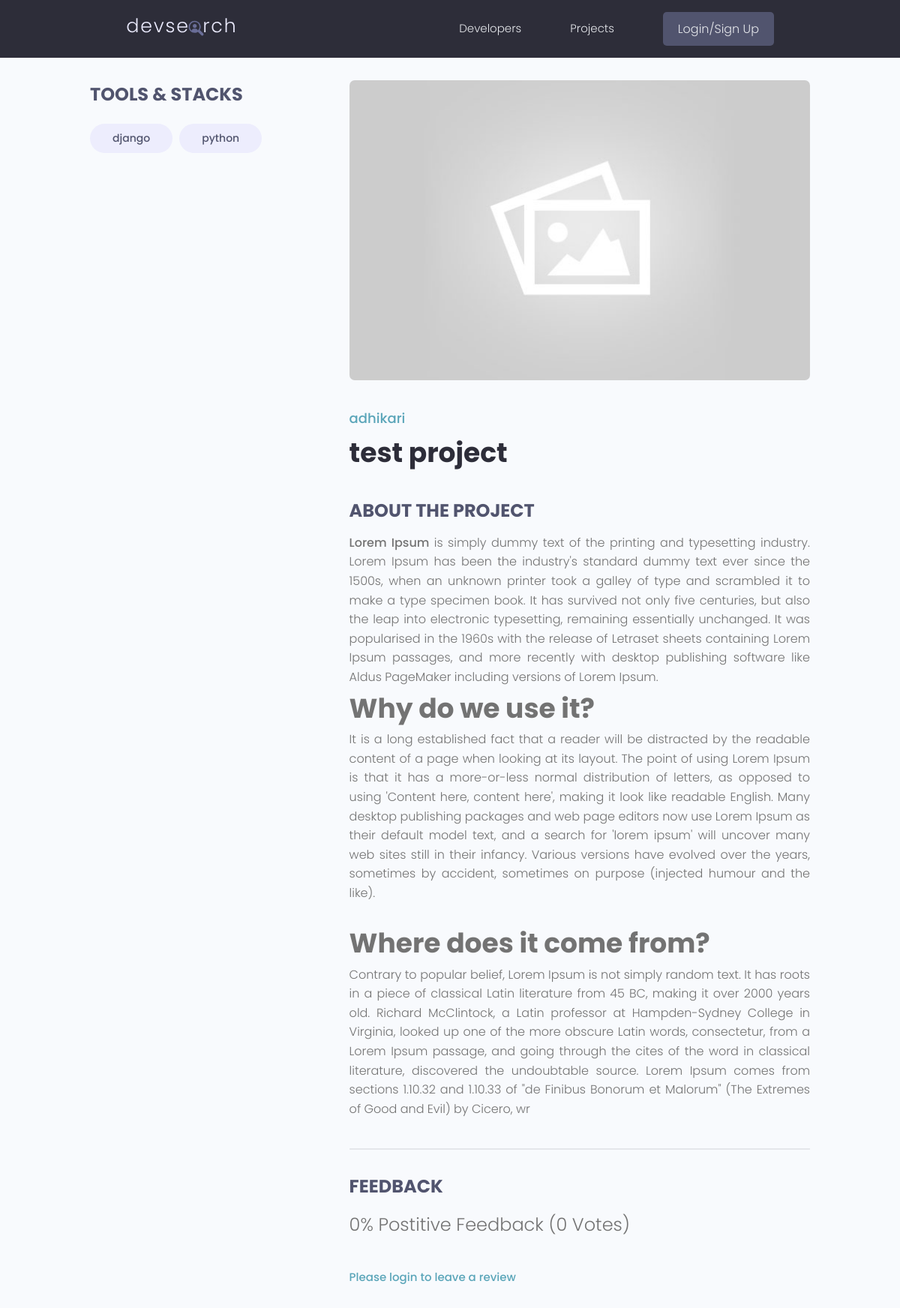
The app's page /projects/project/bb5c6d1f-63c9-4e24-bcb2-cb483d3947f3 with its own data.
### projects/models.py (models this page shows, shortened)
class Tag(models.Model):
    name = models.CharField(max_length=200)
    created = models.DateTimeField(auto_now_add=True)
    id = models.UUIDField(default=uuid.uuid4, unique=True,
                          primary_key=True, editable=False)
    def __str__(self):
        return self.name

class Project(models.Model):
    owner = models.ForeignKey(
        Profile, null=True, blank=True, on_delete=models.CASCADE)
    title = models.CharField(max_length=200)
    description = RichTextUploadingField(null=True, blank=True)
    featured_image = models.ImageField(
        null=True, blank=True, default="default.jpg")
    demo_link = models.TextField(max_length=2000, null=True, blank=True)
    source_link = models.TextField(max_length=2000, null=True, blank=True)
    tags = models.ManyToManyField('Tag', blank=True)
    vote_total = models.IntegerField(default=0, null=True, blank=True)
    vote_ratio = models.IntegerField(default=0, null=True, blank=True)
    created = models.DateTimeField(auto_now_add=True)
    id = models.UUIDField(default=uuid.uuid4, unique=True,
                          primary_key=True, editable=False)
    class Meta:
        ordering = ['-vote_ratio', '-vote_total', 'title']
    @property
    def imageURL(self):
        try:
            url = self.featured_image.url
        except:
            url = ''
        return url
    @property
    def reviewers(self):
        queryset = self.review_set.all().values_list('owner__id', flat=True)
        return queryset

### users/models.py (models this page shows, shortened)
class Profile(models.Model):
    user = models.OneToOneField(
        User, on_delete=models.CASCADE, null=True, blank=True)
    name = models.CharField(max_length=200, blank=True, null=True)
    email = models.EmailField(max_length=500, blank=True, null=True)
    username = models.CharField(max_length=200, blank=True, null=True)
    location = models.CharField(max_length=200, blank=True, null=True)
    short_intro = models.CharField(max_length=200, blank=True, null=True)
    bio = models.TextField(blank=True, null=True)
    profile_image = models.ImageField(
        blank=True, null=True, upload_to='profiles/', default="profiles/user-default.png")
    social_github = models.CharField(max_length=200, blank=True, null=True)
    social_twitter = models.CharField(max_length=200, blank=True, null=True)
    social_linkedin = models.CharField(max_length=200, blank=True, null=True)
    social_youtube = models.CharField(max_length=200, blank=True, null=True)
    social_website = models.CharField(max_length=200, blank=True, null=True)
    social_facebook = models.CharField(max_length=200, blank=True, null=True)
    created = models.DateTimeField(auto_now_add=True)
    id = models.UUIDField(default=uuid.uuid4, unique=True,
                          primary_key=True, editable=False)
    def __str__(self):
        return str(self.user.username)
    class Meta:
        ordering = ['created']

### projects/views.py (the view, shortened to what this page needs)
# urls.py: path('project/<str:pk>', views.project, name="project"),
def project(request, pk):
    projectObj = Project.objects.get(id=pk)
    form = ReviewForm()
    context = {'project': projectObj, 'form': form}
    return render(request, 'projects/single-project.html', context)

### projects/templates/projects/single-project.html (shortened to what this page needs)
{% extends 'main.html' %}
{% block content %}
<body>
  <main class="singleProject my-md">
    <div class="container">
      <div class="layout">
        <div class="column column--1of3">
          <h3 class="singleProject__subtitle">Tools & Stacks</h3>
          <div class="singleProject__toolStack">
            {% for tag in project.tags.all %}
            <span class="tag tag--pill tag--sub tag--lg">
              <small>{{tag}}</small>
            </span>
            {% endfor %}
          </div>
        </div>
        <div class="column column--2of3">
          <img class="singleProject__preview" src="{{ project.imageURL }}" alt="portfolio thumbnail" />
          <a href="{% url 'user-profile' project.owner.id %}" class="singleProject__developer">{{project.owner}}</a>
          <h2 class="singleProject__title">{{project.title}}</h2>
          <h3 class="singleProject__subtitle">About the Project</h3>
          <div class="singleProject__info">
            {{project.description|safe}}
          </div>
          <div class="comments">
            <h3 class="singleProject__subtitle">Feedback</h3>
            <h5 class="project--rating">
              {{project.vote_ratio}}% Postitive Feedback ({{project.vote_total}}
              Vote{{project.vote_total|pluralize:"s"}})
            </h5>
            {% if request.user.profile.id in project.reviewers %}
            <p>You have already submitted your review for this project</p>
            {% elif request.user.profile == project.owner %}
            <p>You can't review your own project </p>
            {% else %}
            <a href="{% url 'login' %}?next={{request.path}}">Please login to leave a review</a>
            {% endif %}
          </div>
        </div>
      </div>
    </div>
  </main>
</body>
{% endblock %}

### static/styles/app.css (style rules this page uses)
:root { --color-sub: #2d2d39; }
img { width: 100%; }
.singleProject .column--1of3 { order: 2; }
@media screen and (min-width: 1081px) { .singleProject .column--1of3 { order: 1; } }
@media screen and (min-width: 1081px) { .singleProject .column--2of3 { order: 2; } }
.singleProject__toolStack { margin-top: 2rem; margin-bottom: 4rem; }
.singleProject__preview { height: 50vh; object-fit: cover; object-position: top center; margin-bottom: 3rem; border-radius: 0.7rem; }
.singleProject__developer { font-size: 1.8rem; font-weight: 500; }
.singleProject__title { font-size: 3.6rem; font-weight: 700; color: var(--color-sub); margin-bottom: 3rem; }
.project--rating { margin-bottom: 1.6em; margin-top: .5em; }
.singleProject__subtitle { text-transform: uppercase; font-size: 2.4rem; font-weight: 700; color: var(--color-sub-light); margin-bottom: 1rem; }
.comments { margin-top: 4rem; padding-top: 3rem; border-top: 2px solid var(--color-light); }

### static/uikit/styles/modules/_variables.css (style rules this page uses)
:root { --color-main: #5aa5b9; --color-main-light: #e6faff; --color-sub: #3f4156; --color-sub-light: #51546e; --color-sub-lighter: #ededfd; --color-text: #737373; --color-gray: #8b8b8b; --color-light: #e5e7eb; --color-light-gray: #767676; --color-bg: #f8fafd; --color-white: #fffefd; --color-white-light: #f3f3f3; --color-success: #359e64; --color-success-bg: #def8e8; --color-error: #fc4b0b; --color-error-bg: #fff2ee; --font-base: 'Poppins', arial, helvetica, 'Segoe UI', roboto, ubuntu, sans-serif; --font-monospace: 'Fira Code', 'Courier New', courier, monospace; --font-regular: 300; --font-medium: 500; --font-bold: 700; --generic-shadow: 1px 1px 5px #00000010; --generic-transition: all 0.3s ease-in-out; }

### static/uikit/styles/modules/_base.css (style rules this page uses)
* { margin: 0; padding: 0; box-sizing: border-box; text-rendering: optimizeLegibility; color: inherit; font-size: inherit; }
html { font-size: 50%; }
@media only screen and (min-width: 480px) { html { font-size: 56.25%; } }
@media only screen and (min-width: 1200px) { html { font-size: 62.5%; } }
body { line-height: 1.6; font-weight: 400; font-size: 1.5rem; color: var(--color-text); background-color: var(--color-bg); min-height: 100vh; }

### static/uikit/styles/modules/_typography.css (style rules this page uses)
* { font-family: var(--font-base); }
h2 { font-size: 3.6rem; font-weight: var(--font-bold); }
h3 { font-size: 3.2rem; font-weight: var(--font-medium); }
h5 { font-size: 2.4rem; font-weight: var(--font-medium); }
h5, h6 { font-weight: var(--font-regular); }
p, span, strong { font-size: 1.6rem; color: var(--color-text); font-weight: var(--font-regular); }
strong { font-weight: var(--font-medium); }
a { padding-bottom: 2px; text-decoration: none; display: inline-block; color: var(--color-main); font-weight: var(--font-medium); }

### static/uikit/styles/modules/_utilities.css (style rules this page uses)
.container { width: 92%; max-width: 165rem; margin: 0 auto; box-sizing: border-box; }
@media screen and (min-width: 1000px) { .container { width: 90%; } }
@media screen and (min-width: 1200px) { .container { width: 80%; } }
.my-md { margin: 3rem auto; }

### static/uikit/styles/modules/_tag.css (style rules this page uses)
.tag { display: inline-flex; align-items: center; background-color: var(--color-sub); height: -webkit-fit-content; height: -moz-fit-content; height: fit-content; width: -webkit-fit-content; width: -moz-fit-content; width: fit-content; border-radius: 0.5rem; padding: 0.5rem 1.5rem; font-size: 1.2rem; cursor: pointer; }
.tag:not(:last-child) { margin-right: 0.25rem; margin-bottom: 0.75rem; }
.tag > small { color: var(--color-white); }
.tag--pill { border-radius: 5rem; }
.tag--sub, .tag--sub > small { background: var(--color-sub-lighter); color: var(--color-sub-light); font-weight: 500; }
.tag--lg { padding: 0.8rem 3rem; font-size: 1.4rem; }
.tag--lg:not(:last-child) { margin-right: 0.5rem; margin-bottom: 1rem; }

### static/uikit/styles/modules/_layout.css (style rules this page uses)
.layout { display: flex; flex-flow: row wrap; justify-content: space-between; }
.layout > .column { margin-bottom: 3rem; }
.layout > .column.column--1of3 { flex-basis: 30%; }
.layout > .column.column--2of3 { flex-basis: 64%; }

### records on screen
Tag: name "django"
Tag: name "python"
Project: imageURL (placeholder picture), owner "adhikari", title "test project", description "Lorem Ipsum is simply dummy text of the printing and typesetting industry. Lorem Ipsum has been the industry's standard dummy text ever since the 1500s, when an unknown printer took a galley of type and scrambled it to make a type specimen book. It has survived not only five centuries, but also the leap into electronic typesetting, remaining essentially unchanged. It was popularised in the 1960s with the release of Letraset sheets containing Lorem Ipsum passages, and more recently with desktop publishing software like Aldus PageMaker including versions of Lorem Ipsum. Why do we use it? It is a long established fact that a reader will be distracted by the readable content of a page when…", vote_ratio "0", vote_total "0"
